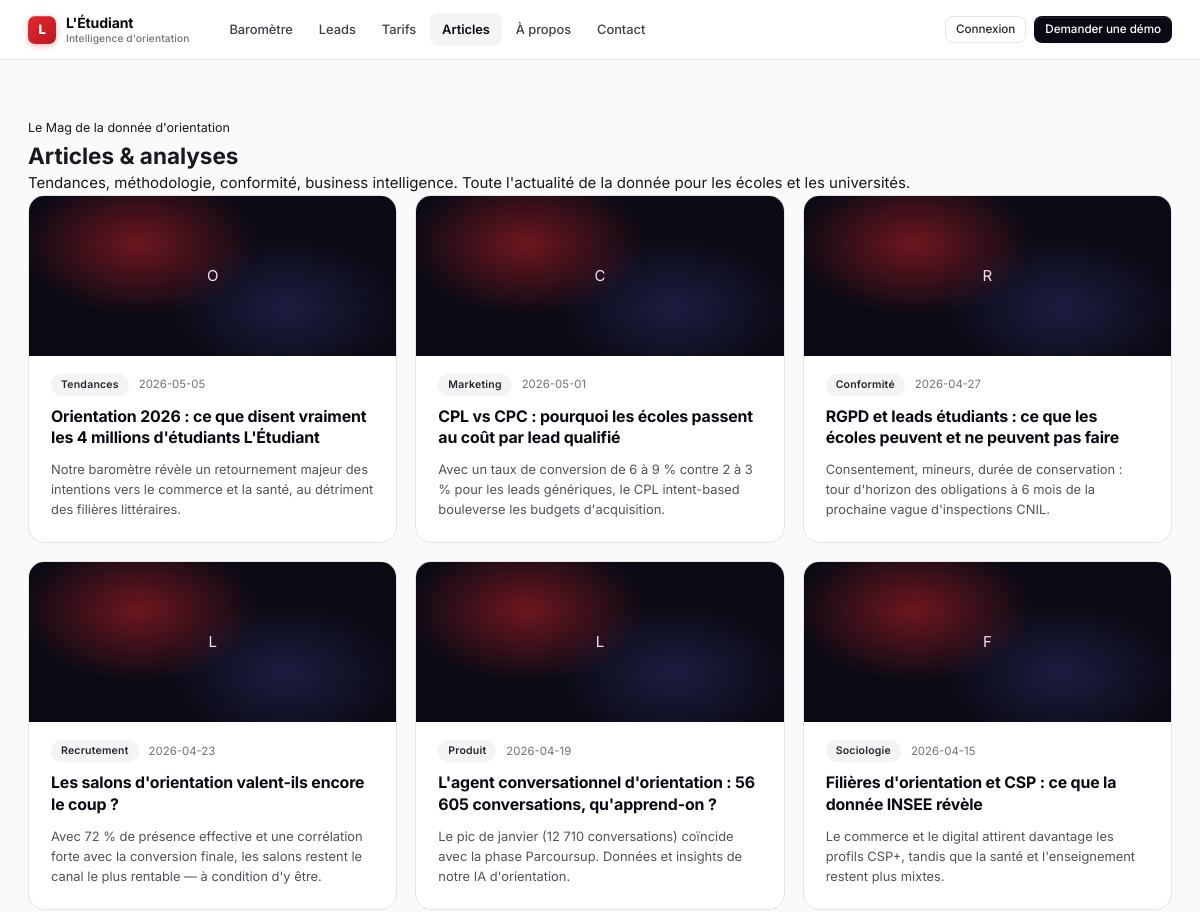
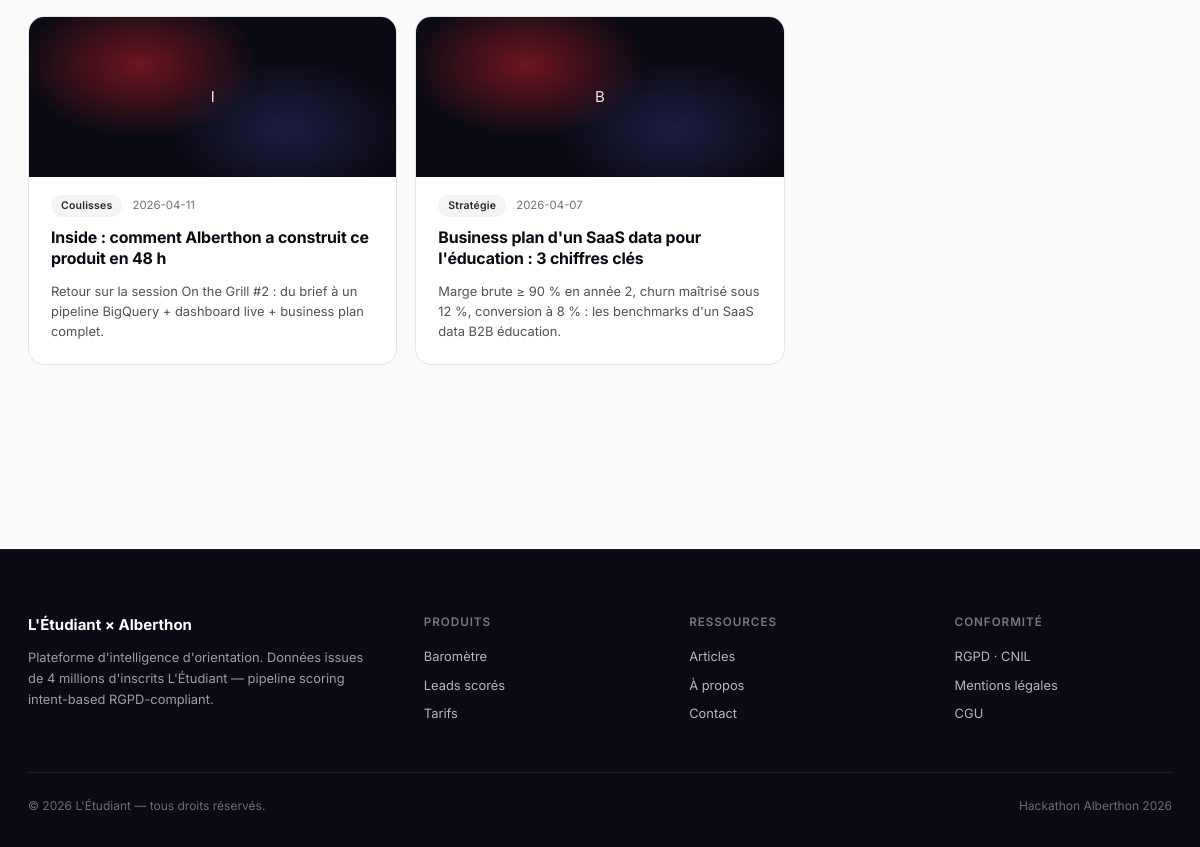
The page /articles on the database its author committed (2 pictures, top to bottom).
### tables this page shows
CREATE TABLE articles (
            id           INTEGER PRIMARY KEY AUTOINCREMENT,
            slug         TEXT UNIQUE NOT NULL,
            title        TEXT NOT NULL,
            excerpt      TEXT,
            body         TEXT,
            author       TEXT,
            category     TEXT,
            published_at TEXT NOT NULL
        );

### app.py (the view)
@app.route("/articles")
def articles():
    conn = auth_mod.get_db()
    rows = conn.execute(
        "SELECT * FROM articles ORDER BY published_at DESC"
    ).fetchall()
    conn.close()
    return render_template("public/articles.html", articles=[dict(r) for r in rows])

### app.py (called while the page is built)
@app.context_processor
def inject_globals():
    return {
        "current_year": datetime.now().year,
        "plan_features": PLAN_FEATURES,
    }

### auth.py (called while the page is built)
def get_db():
    conn = sqlite3.connect(DB_PATH)
    conn.row_factory = sqlite3.Row
    conn.execute("PRAGMA foreign_keys = ON")
    return conn

### templates/public/articles.html (shortened to what this page needs)
{% extends "base.html" %}
{% block content %}
<section class="section" style="padding-top: 56px;">
  <div class="container">
    <div class="section-title">
      <small>Le Mag de la donnée d'orientation</small>
      <h2>Articles &amp; analyses</h2>
      <p>Tendances, méthodologie, conformité, business intelligence. Toute l'actualité de la donnée pour les écoles et les universités.</p>
    </div>
    {% if articles %}
    <div class="articles-grid">
      {% for art in articles %}
        <a class="article-card" href="{{ url_for('article_detail', slug=art.slug) }}">
          <div class="article-cover">{{ art.title[:1]|upper }}</div>
          <div class="article-meta">
            <span class="article-cat">{{ art.category }}</span>
            <span class="article-date">{{ art.published_at[:10] }}</span>
          </div>
          <h3>{{ art.title }}</h3>
          <p>{{ art.excerpt }}</p>
        </a>
      {% endfor %}
    </div>
    {% else %}
      <p style="text-align:center; color: var(--muted);">Aucun article publié pour le moment.</p>
    {% endif %}
  </div>
</section>
{% endblock %}

### templates/base.html (shortened to what this page needs)
<!DOCTYPE html>
<html lang="fr">
<head>
  <link rel="stylesheet" href="{{ url_for('static', filename='css/style.css') }}">
</head>
<body>
<nav class="topbar">
  <div class="topbar-inner">
    <a href="{{ url_for('home') }}" class="brand">
      <span class="brand-logo">L</span>
      <span>L'Étudiant <small>Intelligence d'orientation</small></span>
    </a>
    {% if current_user.is_authenticated %}
      <div class="nav">
        <a href="{{ url_for('portal_home') }}">Mon portail</a>
        <a href="{{ url_for('articles') }}">Articles</a>
        <a href="{{ url_for('pricing') }}">Tarifs</a>
      </div>
      <div class="nav-cta">
        <span class="badge badge-active" title="{{ current_user.email }}">{{ current_user.school_name or current_user.email }}</span>
        <form action="{{ url_for('logout') }}" method="post" style="margin:0">
          <button class="btn btn-ghost btn-sm" type="submit">Déconnexion</button>
        </form>
      </div>
    {% else %}
      <div class="nav">
        <a href="{{ url_for('product_barometre') }}" class="{% if request.path == '/produits/barometre' %}active{% endif %}">Baromètre</a>
        <a href="{{ url_for('product_leads') }}" class="{% if request.path == '/produits/leads' %}active{% endif %}">Leads</a>
        <a href="{{ url_for('pricing') }}" class="{% if request.path == '/tarifs' %}active{% endif %}">Tarifs</a>
        <a href="{{ url_for('articles') }}" class="{% if '/articles' in request.path %}active{% endif %}">Articles</a>
        <a href="{{ url_for('about') }}" class="{% if request.path == '/a-propos' %}active{% endif %}">À propos</a>
        <a href="{{ url_for('contact') }}" class="{% if request.path == '/contact' %}active{% endif %}">Contact</a>
      </div>
      <div class="nav-cta">
        <a href="{{ url_for('login') }}" class="btn btn-ghost btn-sm">Connexion</a>
        <a href="{{ url_for('contact') }}" class="btn btn-primary btn-sm">Demander une démo</a>
      </div>
    {% endif %}
  </div>
</nav>
{% block content %}{% endblock %}
{% if not hide_footer %}
<footer class="site">
  <div class="footer-inner">
    <div>
      <div class="footer-brand">L'Étudiant × Alberthon</div>
      <p>Plateforme d'intelligence d'orientation. Données issues de 4 millions d'inscrits L'Étudiant — pipeline scoring intent-based RGPD-compliant.</p>
    </div>
    <div>
      <h4>Produits</h4>
      <ul>
        <li><a href="{{ url_for('product_barometre') }}">Baromètre</a></li>
        <li><a href="{{ url_for('product_leads') }}">Leads scorés</a></li>
        <li><a href="{{ url_for('pricing') }}">Tarifs</a></li>
      </ul>
    </div>
    <div>
      <h4>Ressources</h4>
      <ul>
        <li><a href="{{ url_for('articles') }}">Articles</a></li>
        <li><a href="{{ url_for('about') }}">À propos</a></li>
        <li><a href="{{ url_for('contact') }}">Contact</a></li>
      </ul>
    </div>
    <div>
      <h4>Conformité</h4>
      <ul>
        <li>RGPD · CNIL</li>
        <li>Mentions légales</li>
        <li>CGU</li>
      </ul>
    </div>
  </div>
  <div class="copy">
    <span>© {{ current_year }} L'Étudiant — tous droits réservés.</span>
    <span>Hackathon Alberthon 2026</span>
  </div>
</footer>
{% endif %}
</body>
</html>

### rows shown on the page
articles: title "O", category "Tendances", published_at "2026-05-05", title "Orientation 2026 : ce que disent vraiment les 4 millions d'étudiants L'Étudiant", excerpt "Notre baromètre révèle un retournement majeur des intentions vers le commerce et la santé, au détriment des filières littéraires."
articles: title "C", category "Marketing", published_at "2026-05-01", title "CPL vs CPC : pourquoi les écoles passent au coût par lead qualifié", excerpt "Avec un taux de conversion de 6 à 9 % contre 2 à 3 % pour les leads génériques, le CPL intent-based bouleverse les budgets d'acquisition."
articles: title "R", category "Conformité", published_at "2026-04-27", title "RGPD et leads étudiants : ce que les écoles peuvent et ne peuvent pas faire", excerpt "Consentement, mineurs, durée de conservation : tour d'horizon des obligations à 6 mois de la prochaine vague d'inspections CNIL."
articles: title "L", category "Recrutement", published_at "2026-04-23", title "Les salons d'orientation valent-ils encore le coup ?", excerpt "Avec 72 % de présence effective et une corrélation forte avec la conversion finale, les salons restent le canal le plus rentable — à condition d'y être."
articles: title "L", category "Produit", published_at "2026-04-19", title "L'agent conversationnel d'orientation : 56 605 conversations, qu'apprend-on ?", excerpt "Le pic de janvier (12 710 conversations) coïncide avec la phase Parcoursup. Données et insights de notre IA d'orientation."
articles: title "F", category "Sociologie", published_at "2026-04-15", title "Filières d'orientation et CSP : ce que la donnée INSEE révèle", excerpt "Le commerce et le digital attirent davantage les profils CSP+, tandis que la santé et l'enseignement restent plus mixtes."
articles: title "I", category "Coulisses", published_at "2026-04-11", title "Inside : comment Alberthon a construit ce produit en 48 h", excerpt "Retour sur la session On the Grill #2 : du brief à un pipeline BigQuery + dashboard live + business plan complet."
articles: title "B", category "Stratégie", published_at "2026-04-07", title "Business plan d'un SaaS data pour l'éducation : 3 chiffres clés", excerpt "Marge brute ≥ 90 % en année 2, churn maîtrisé sous 12 %, conversion à 8 % : les benchmarks d'un SaaS data B2B éducation."
